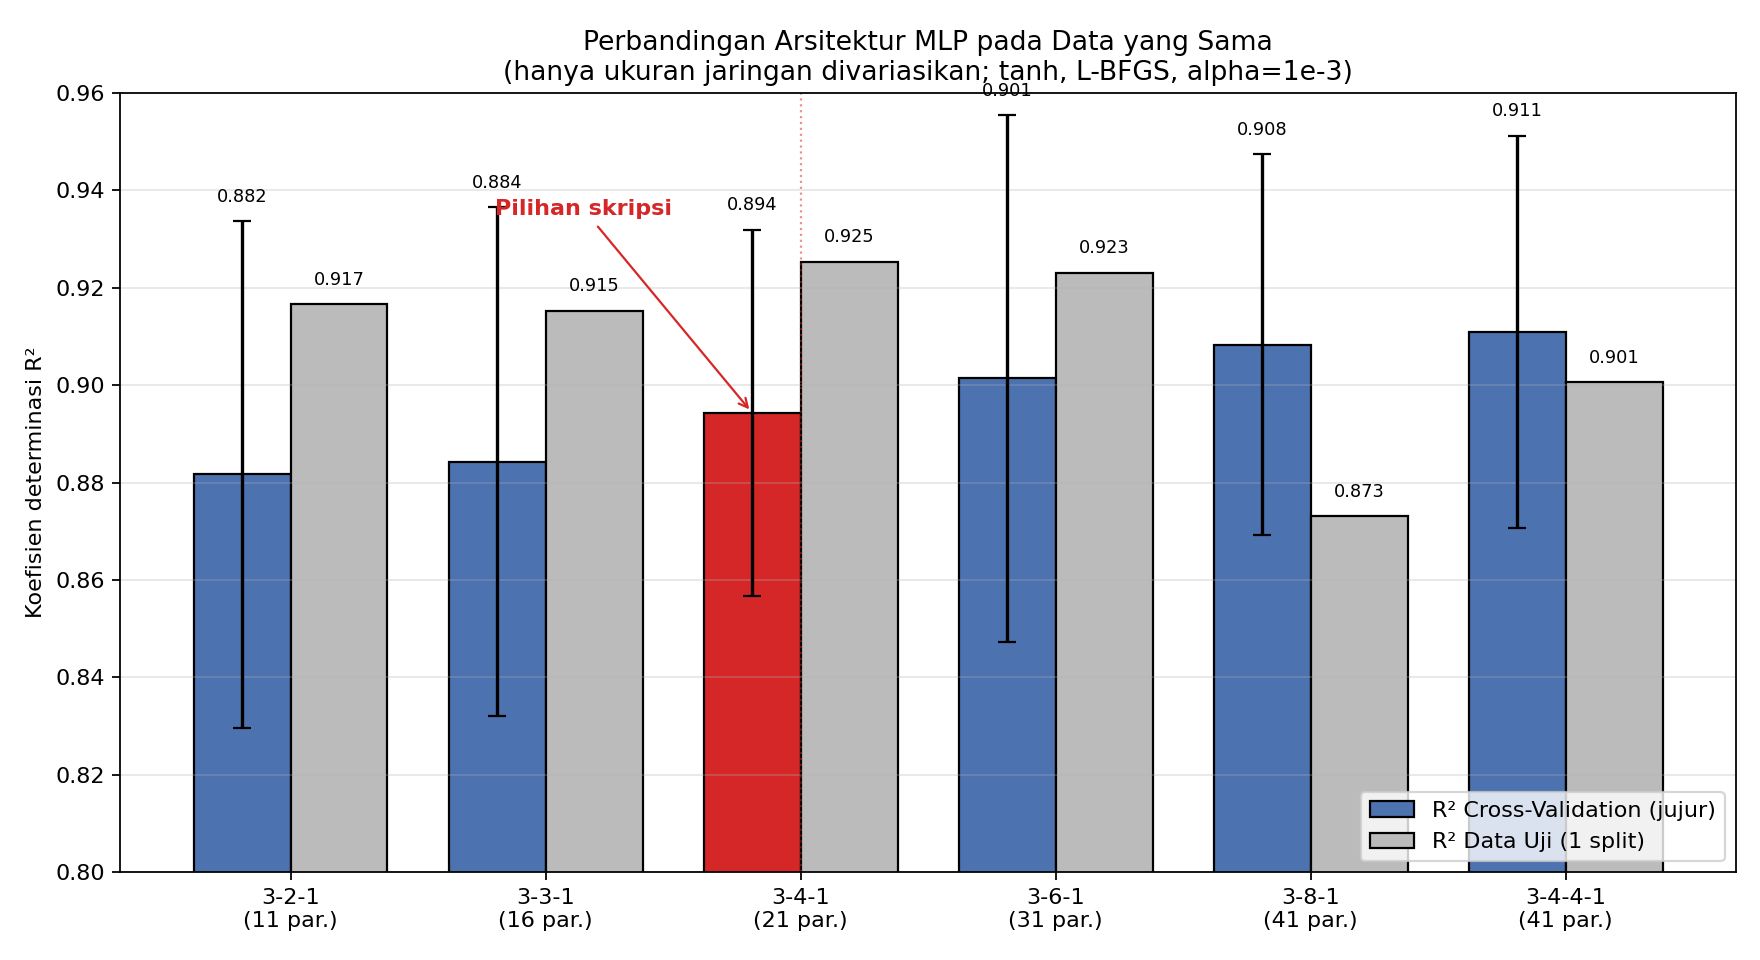

The Python source for this figure:
# -*- coding: utf-8 -*-
"""
Perbandingan arsitektur MLP untuk membenarkan pemilihan 3-4-1.
Membandingkan beberapa ukuran jaringan pada DATA yang sama:
  - akurasi jujur (5-fold cross-validation, R2 mean +/- std)
  - akurasi di data uji tersendiri (R2 test) -> menunjukkan overfitting saat jaringan membesar
  - jumlah parameter (beban komputasi STM32)
Hanya arsitektur yang divariasikan; hyperparam lain disamakan (tanh, lbfgs, alpha=1e-3).

Output (folder ini):
  - banding_arsitektur.png
  - banding_arsitektur.csv
"""
import os, glob, numpy as np, pandas as pd
import matplotlib; matplotlib.use('Agg'); import matplotlib.pyplot as plt
from sklearn.model_selection import train_test_split, KFold, cross_val_score
from sklearn.pipeline import Pipeline
from sklearn.preprocessing import StandardScaler
from sklearn.neural_network import MLPRegressor
from sklearn.metrics import r2_score
import warnings; warnings.filterwarnings('ignore')

HERE = os.path.dirname(os.path.abspath(__file__))
RS = 42

# ---- data (sama dengan notebook) ----
KEY = ['pressure_bar','duty_percent','setpoint_bar','episode_id','is_decision']
parts, gid = [], 0
for f in sorted(glob.glob(os.path.join(HERE,'*.csv'))):
    d = pd.read_csv(f)
    for c in KEY: d[c] = pd.to_numeric(d[c], errors='coerce')
    d = d.dropna(subset=KEY)
    for ep in sorted(d['episode_id'].unique()):
        gid += 1; sub = d[d['episode_id']==ep].copy(); sub['global_episode']=gid; parts.append(sub)
df = pd.concat(parts, ignore_index=True)
dec = df[df['is_decision']==1].copy().reset_index(drop=True)
dec['error']=dec['setpoint_bar']-dec['pressure_bar']
dec['d_error']=dec.groupby('global_episode')['error'].diff().fillna(0.0)
dec['delta_duty']=dec.groupby('global_episode')['duty_percent'].diff().shift(-1)
data=dec.dropna(subset=['delta_duty']).reset_index(drop=True)
X=data[['error','d_error','duty_percent']].to_numpy(np.float32)
y=data['delta_duty'].to_numpy(np.float32)
Xtr,Xte,ytr,yte = train_test_split(X,y,test_size=0.20,random_state=RS,shuffle=True)
cv = KFold(n_splits=5, shuffle=True, random_state=RS)

def nparam(hidden):
    dims=[3]+list(hidden)+[1]; s=0
    for a,b in zip(dims[:-1],dims[1:]): s += a*b + b
    return s

def pipe(hidden):
    return Pipeline([('s',StandardScaler()),
        ('mlp',MLPRegressor(hidden_layer_sizes=hidden,activation='tanh',solver='lbfgs',
                            alpha=1e-3,max_iter=5000,random_state=RS,tol=1e-7))])

archs = [('3-2-1',(2,)),('3-3-1',(3,)),('3-4-1',(4,)),('3-6-1',(6,)),
         ('3-8-1',(8,)),('3-4-4-1',(4,4))]
rows=[]
for name,h in archs:
    r2cv = cross_val_score(pipe(h),X,y,cv=cv,scoring='r2')
    m = pipe(h).fit(Xtr,ytr); r2te = r2_score(yte,m.predict(Xte))
    rows.append({'arsitektur':name,'param':nparam(h),
                 'R2_CV':r2cv.mean(),'R2_CV_std':r2cv.std(),'R2_test':r2te})
res=pd.DataFrame(rows)
res.to_csv(os.path.join(HERE,'banding_arsitektur.csv'),index=False)
print(res.round(4).to_string(index=False))

# ---- PLOT ----
fig, ax = plt.subplots(figsize=(11,6))
xpos=np.arange(len(res)); w=0.38
c_chosen='#d62728'
barcol=['#4c72b0']*len(res)
sel=list(res['arsitektur']).index('3-4-1'); barcol[sel]=c_chosen

b1=ax.bar(xpos-w/2, res['R2_CV'], w, yerr=res['R2_CV_std'], capsize=4,
          color=barcol, edgecolor='k', label='R² Cross-Validation (jujur)')
b2=ax.bar(xpos+w/2, res['R2_test'], w, color='#bbbbbb', edgecolor='k',
          label='R² Data Uji (1 split)')
for x,v in zip(xpos,res['R2_CV']): ax.text(x-w/2, v+res['R2_CV_std'][x]+0.004, f'{v:.3f}', ha='center', fontsize=8)
for x,v in zip(xpos,res['R2_test']): ax.text(x+w/2, v+0.004, f'{v:.3f}', ha='center', fontsize=8)

ax.set_xticks(xpos)
ax.set_xticklabels([f'{a}\n({p} par.)' for a,p in zip(res['arsitektur'],res['param'])])
ax.set_ylabel('Koefisien determinasi R²')
ax.set_ylim(0.80, 0.96)
ax.set_title('Perbandingan Arsitektur MLP pada Data yang Sama\n(hanya ukuran jaringan divariasikan; tanh, L-BFGS, alpha=1e-3)')
ax.axvline(sel, color=c_chosen, ls=':', lw=1, alpha=0.5)
ax.annotate('Pilihan skripsi', xy=(sel-w/2, res['R2_CV'][sel]),
            xytext=(sel-1.2, 0.935), fontsize=10, color=c_chosen, fontweight='bold',
            arrowprops=dict(arrowstyle='->', color=c_chosen))
ax.legend(loc='lower right'); ax.grid(axis='y', alpha=0.3)
plt.tight_layout(); plt.savefig(os.path.join(HERE,'banding_arsitektur.png'), dpi=160)
print('saved: banding_arsitektur.png')
